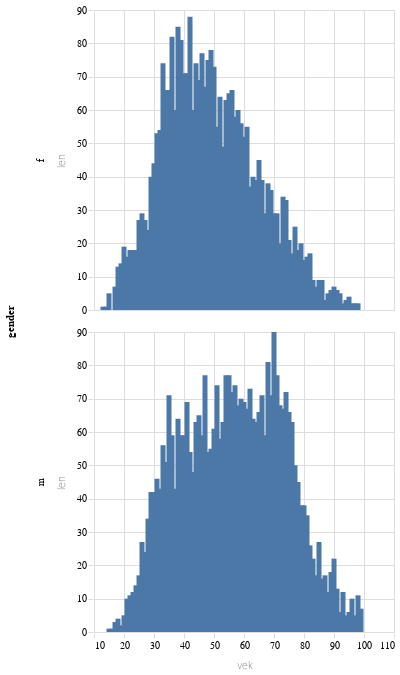

Notebook cell for this chart:
### Code cell
alt.Chart(cr2.filter(pl.col('gender').is_in(['m','f'])).to_pandas()).mark_bar().encode(alt.X("vek"),alt.Y("len"),alt.Row("gender"))

### Figure 1 — Vega-Lite specification as saved in the notebook (floating-point values rounded to 4 significant figures; data arrays with more than 128 entries replaced by an {"elided": "..."} marker saying what was removed)
{"config": {"title": {"font": "Noticia Text", "fontSize": 14, "anchor": "start", "lineHeight": 21, "fontWeight": "bolder", "subtitleFont": "Noticia Text", "subtitleFontSize": 12, "subtitlePadding": 12, "dy": -12}, "axis": {"labelFont": "Asap", "titleFont": "Asap", "fontWeight": "lighter", "titleFontWeight": "lighter", "labelFontSize": 10, "titleFontSize": 10, "labelPadding": 2, "titlePadding": 10, "domainOpacity": 0, "tickColor": "#DCDDD6"}, "legend": {"labelFont": "Asap", "labelFontWeight": "normal", "titleFont": "Asap", "titleFontWeight": "normal", "labelFontSize": 10, "titleFontSize": 10}}, "data": {"name": "data-8209d5fca54b961dc914ecd8f826fa39"}, "mark": {"type": "bar"}, "encoding": {"row": {"field": "gender", "type": "nominal"}, "x": {"field": "vek", "type": "quantitative"}, "y": {"field": "len", "type": "quantitative"}}, "$schema": "https://vega.github.io/schema/vega-lite/v5.8.0.json", "datasets": {"data-8209d5fca54b961dc914ecd8f826fa39": {"elided": "170 records"}}}
